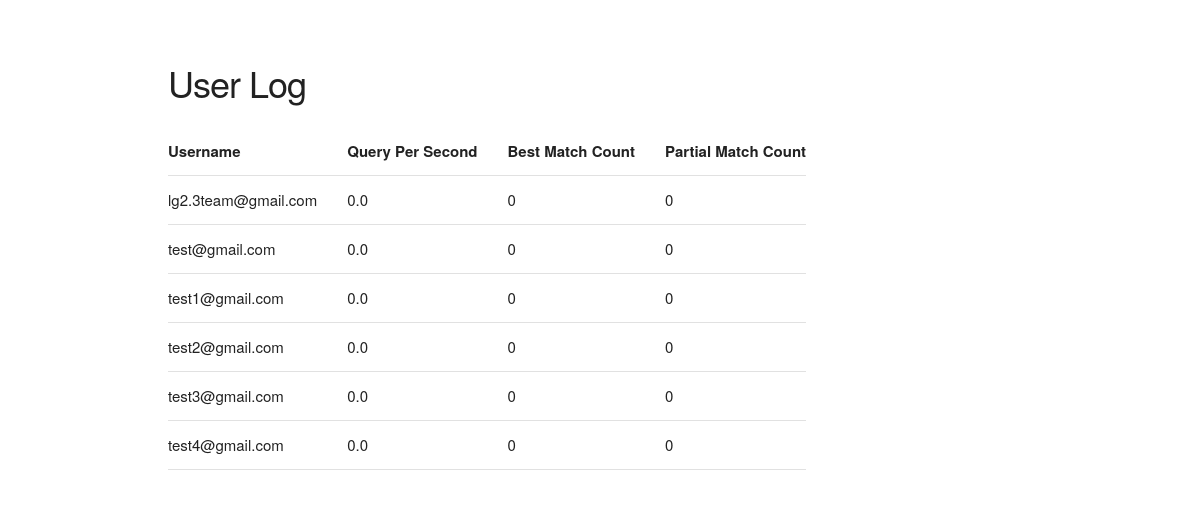
The page /admin/log on the database its author committed.
### database.py (models this page shows, shortened)
class Log(db.Model):
  __tablename__ = "log"
  id = db.Column(db.Integer, primary_key=True)
  username = db.Column(db.String(80), unique=True)
  qps = db.Column(db.Float, default=0.0)
  lastsec = db.Column(db.Integer, default=0)
  bestcnt = db.Column(db.Integer, default=0)
  partialcnt  = db.Column(db.Integer, default=0)

### usermanagement.py (the view)
@user_management.route('/admin/log')
def adminlog():
  logs = Log.query.all()
  with  open("log.txt", "w+") as file:
    for log in logs:
      line = f"{log.username} | {log.qps} | {log.bestcnt} | {log.partialcnt} \n"
      file.write(line)
    file.close()
  return render_template('log.html', title='User Log', logs=logs)

### templates/log.html
{% extends 'layout.html' %}
{% block body %}
  <table id="data" class="table table-striped">
    <thead>
      <tr>
        <th>Username</th>
        <th>Query Per Second</th>
        <th>Best Match Count</th>
        <th>Partial Match Count</th>
      </tr>
    </thead>
    <tbody>
      {% for log in logs %}
        <tr>
          <td>{{ log.username }}</td>
          <td>{{ log.qps }}</td>
          <td>{{ log.bestcnt }}</td>
          <td>{{ log.partialcnt}}</td>
        </tr>
      {% endfor %}
    </tbody>
  </table>
{% endblock %}

### templates/layout.html (shortened to what this page needs)
<!DOCTYPE html>
<html lang="en">
<head>
  <link rel="stylesheet" href="/static/css/normalize.css">
  <link rel="stylesheet" href="/static/css/skeleton.css">
  <link rel="stylesheet" href="/static/css/style.css">
</head>
<body>
  <div class="container">
  <h3>{{ title }}</h3>
  {% block body %}
  {% endblock %}
  </div>
</body>
</html>

### static/css/skeleton.css (style rules this page uses)
.container { position: relative; width: 100%; max-width: 960px; margin: 0 auto; padding: 0 20px; box-sizing: border-box; }
@media (min-width: 400px) { .container { width: 85%; padding: 0; } }
@media (min-width: 550px) { .container { width: 80%; } }
html { font-size: 62.5%; }
body { font-size: 1.5em; line-height: 1.6; font-weight: 400; font-family: "Raleway", "HelveticaNeue", "Helvetica Neue", Helvetica, Arial, sans-serif; color: #222; }
h1, h2, h3, h4, h5, h6 { margin-top: 0; margin-bottom: 2rem; font-weight: 300; }
h3 { font-size: 3.0rem; line-height: 1.3; letter-spacing: -.1rem; }
@media (min-width: 550px) { h3 { font-size: 3.6rem; } }
th, td { padding: 12px 15px; text-align: left; border-bottom: 1px solid #E1E1E1; }
th:first-child, td:first-child { padding-left: 0; }
th:last-child, td:last-child { padding-right: 0; }
pre, blockquote, dl, figure, table, p, ul, ol, form { margin-bottom: 2.5rem; }
.container:after, .row:after, .u-cf { content: ""; display: table; clear: both; }

### static/css/style.css (style rules this page uses)
body { margin: 5%; }

### rows shown on the page
Log: username "lg2.3team@gmail.com", qps "0.0", bestcnt "0", partialcnt "0"
Log: username "test@gmail.com", qps "0.0", bestcnt "0", partialcnt "0"
Log: username "test1@gmail.com", qps "0.0", bestcnt "0", partialcnt "0"
Log: username "test2@gmail.com", qps "0.0", bestcnt "0", partialcnt "0"
Log: username "test3@gmail.com", qps "0.0", bestcnt "0", partialcnt "0"
Log: username "test4@gmail.com", qps "0.0", bestcnt "0", partialcnt "0"

### other values the page prints
{{ title }} "User Log"
